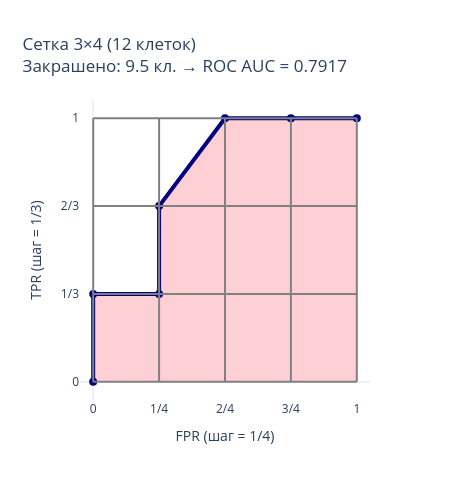

The code cell stored with this chart in its notebook:
### Code cell
ml_utils.plot_roc_grid_example(
    y_true=np.array([1, 0, 1, 1, 0, 0, 0]),
    preds_proba=np.array([0.9, 0.8, 0.7, 0.6, 0.6, 0.4, 0.2]),
).show()

### Figure 1 — Plotly figure (JSON) as saved in the notebook; plotly's stock layout.template omitted (floating-point values rounded to 4 significant figures)
{"data": [{"fill": "toself", "fillcolor": "rgba(255, 182, 193, 0.65)", "hoverinfo": "skip", "line": {"width": 0}, "mode": "lines", "showlegend": false, "type": "scatter", "x": [0.0, 0.0, 0.25, 0.25, 0.5, 0.75, 1.0, 1.0, 0.0], "y": [0.0, 0.3333, 0.3333, 0.6667, 1.0, 1.0, 1.0, 0.0, 0.0]}, {"hovertemplate": "FPR: %{x:.2f}<br>TPR: %{y:.2f}<extra></extra>", "line": {"color": "#000080", "width": 4}, "marker": {"color": "#000080", "size": 8}, "mode": "lines+markers", "showlegend": false, "type": "scatter", "x": [0.0, 0.0, 0.25, 0.25, 0.5, 0.75, 1.0], "y": [0.0, 0.3333, 0.3333, 0.6667, 1.0, 1.0, 1.0]}], "layout": {"height": 480, "shapes": [{"line": {"color": "#808080", "width": 2}, "type": "line", "x0": 0, "x1": 0, "y0": 0, "y1": 1}, {"line": {"color": "#808080", "width": 2}, "type": "line", "x0": 0.25, "x1": 0.25, "y0": 0, "y1": 1}, {"line": {"color": "#808080", "width": 2}, "type": "line", "x0": 0.5, "x1": 0.5, "y0": 0, "y1": 1}, {"line": {"color": "#808080", "width": 2}, "type": "line", "x0": 0.75, "x1": 0.75, "y0": 0, "y1": 1}, {"line": {"color": "#808080", "width": 2}, "type": "line", "x0": 1, "x1": 1, "y0": 0, "y1": 1}, {"line": {"color": "#808080", "width": 2}, "type": "line", "x0": 0, "x1": 1, "y0": 0, "y1": 0}, {"line": {"color": "#808080", "width": 2}, "type": "line", "x0": 0, "x1": 1, "y0": 0.3333, "y1": 0.3333}, {"line": {"color": "#808080", "width": 2}, "type": "line", "x0": 0, "x1": 1, "y0": 0.6667, "y1": 0.6667}, {"line": {"color": "#808080", "width": 2}, "type": "line", "x0": 0, "x1": 1, "y0": 1, "y1": 1}], "title": {"text": "Сетка 3×4 (12 клеток)<br>Закрашено: 9.5 кл. → ROC AUC = 0.7917"}, "width": 450, "xaxis": {"range": [-0.05, 1.05], "showgrid": false, "ticktext": ["0", "1/4", "2/4", "3/4", "1"], "tickvals": [0, 0.25, 0.5, 0.75, 1], "title": {"text": "FPR (шаг = 1/4)"}}, "yaxis": {"range": [-0.05, 1.05], "scaleanchor": "x", "scaleratio": 1, "showgrid": false, "ticktext": ["0", "1/3", "2/3", "1"], "tickvals": [0, 0.3333, 0.6667, 1], "title": {"text": "TPR (шаг = 1/3)"}}}}
